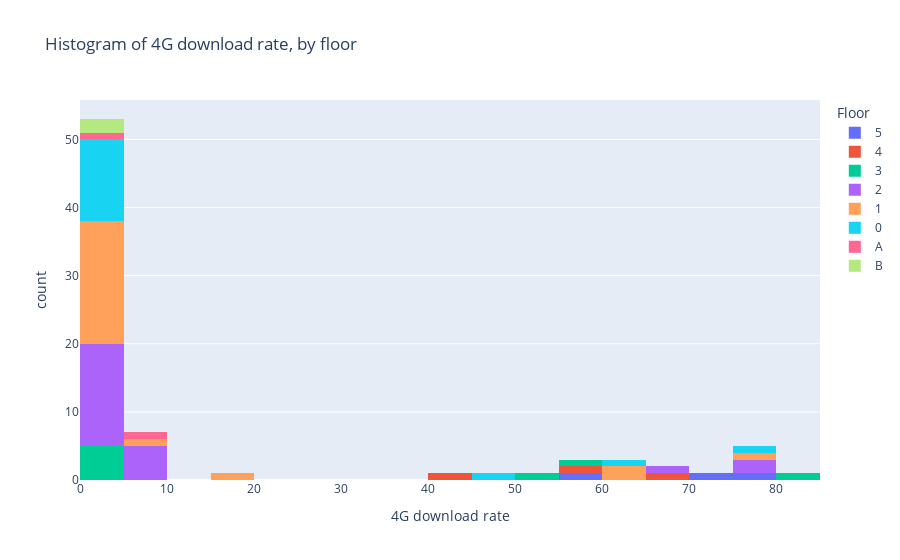

The code cell stored with this chart in its notebook:
### Code cell
fig = px.histogram(indoors, '4G download rate', 
                   color = 'Floor', 
                   title='Histogram of 4G download rate, by floor',
                   hover_data = ['Description', '4G RSSI signal']
                  )
fig.update_traces(xbins=dict( # bins used for histogram
        start=0.0,
        end=90.0,
        size=5
    ))
fig.show()

### Figure 1 — Plotly figure (JSON) as saved in the notebook; plotly's stock layout.template omitted (floating-point values rounded to 4 significant figures)
{"data": [{"alignmentgroup": "True", "bingroup": "x", "hovertemplate": "Floor=5<br>4G download rate=%{x}<br>count=%{y}<extra></extra>", "legendgroup": "5", "marker": {"color": "#636efa", "pattern": {"shape": ""}}, "name": "5", "offsetgroup": "5", "orientation": "v", "showlegend": true, "type": "histogram", "x": [73.4, 79.5, 56.6], "xaxis": "x", "xbins": {"end": 90, "size": 5, "start": 0}, "yaxis": "y"}, {"alignmentgroup": "True", "bingroup": "x", "hovertemplate": "Floor=4<br>4G download rate=%{x}<br>count=%{y}<extra></extra>", "legendgroup": "4", "marker": {"color": "#EF553B", "pattern": {"shape": ""}}, "name": "4", "offsetgroup": "4", "orientation": "v", "showlegend": true, "type": "histogram", "x": [69.3, 55.3, 41.6], "xaxis": "x", "xbins": {"end": 90, "size": 5, "start": 0}, "yaxis": "y"}, {"alignmentgroup": "True", "bingroup": "x", "hovertemplate": "Floor=3<br>4G download rate=%{x}<br>count=%{y}<extra></extra>", "legendgroup": "3", "marker": {"color": "#00cc96", "pattern": {"shape": ""}}, "name": "3", "offsetgroup": "3", "orientation": "v", "showlegend": true, "type": "histogram", "x": [52.2, 58.9, 80.3, 0.5, 1.7, 1.9, 2.1, 4.3], "xaxis": "x", "xbins": {"end": 90, "size": 5, "start": 0}, "yaxis": "y"}, {"alignmentgroup": "True", "bingroup": "x", "hovertemplate": "Floor=2<br>4G download rate=%{x}<br>count=%{y}<extra></extra>", "legendgroup": "2", "marker": {"color": "#ab63fa", "pattern": {"shape": ""}}, "name": "2", "offsetgroup": "2", "orientation": "v", "showlegend": true, "type": "histogram", "x": [77.7, 76.6, 65.3, 1.8, 0.7, 2.9, 1, 0.6, 1.7, 1, 2.5, 0.9, 3.8, 6.2, 0, 5.1, 0.4, 0.7, 0, 1.8, 5.3, 5.4, 8.2], "xaxis": "x", "xbins": {"end": 90, "size": 5, "start": 0}, "yaxis": "y"}, {"alignmentgroup": "True", "bingroup": "x", "hovertemplate": "Floor=1<br>4G download rate=%{x}<br>count=%{y}<extra></extra>", "legendgroup": "1", "marker": {"color": "#FFA15A", "pattern": {"shape": ""}}, "name": "1", "offsetgroup": "1", "orientation": "v", "showlegend": true, "type": "histogram", "x": [63, 76.4, 63.7, 1.4, 0.9, 3.5, 1.4, 2.9, 2, 0.3, 1.1, 0.1, 1, 0.3, 0.7, 0.5, 2.2, 0, 1.3, 6.4, 4.8, 1.7, 16.1], "xaxis": "x", "xbins": {"end": 90, "size": 5, "start": 0}, "yaxis": "y"}, {"alignmentgroup": "True", "bingroup": "x", "hovertemplate": "Floor=0<br>4G download rate=%{x}<br>count=%{y}<extra></extra>", "legendgroup": "0", "marker": {"color": "#19d3f3", "pattern": {"shape": ""}}, "name": "0", "offsetgroup": "0", "orientation": "v", "showlegend": true, "type": "histogram", "x": [45.6, 63.3, 77.5, 1.7, 1.3, 0.4, 2.5, 0, 0.4, 0, 0.7, 0.1, 0, 1.7, 1.5], "xaxis": "x", "xbins": {"end": 90, "size": 5, "start": 0}, "yaxis": "y"}, {"alignmentgroup": "True", "bingroup": "x", "hovertemplate": "Floor=A<br>4G download rate=%{x}<br>count=%{y}<extra></extra>", "legendgroup": "A", "marker": {"color": "#FF6692", "pattern": {"shape": ""}}, "name": "A", "offsetgroup": "A", "orientation": "v", "showlegend": true, "type": "histogram", "x": [0, 5.4], "xaxis": "x", "xbins": {"end": 90, "size": 5, "start": 0}, "yaxis": "y"}, {"alignmentgroup": "True", "bingroup": "x", "hovertemplate": "Floor=B<br>4G download rate=%{x}<br>count=%{y}<extra></extra>", "legendgroup": "B", "marker": {"color": "#B6E880", "pattern": {"shape": ""}}, "name": "B", "offsetgroup": "B", "orientation": "v", "showlegend": true, "type": "histogram", "x": [0, 0], "xaxis": "x", "xbins": {"end": 90, "size": 5, "start": 0}, "yaxis": "y"}], "layout": {"barmode": "relative", "legend": {"title": {"text": "Floor"}, "tracegroupgap": 0}, "title": {"text": "Histogram of 4G download rate, by floor"}, "xaxis": {"anchor": "y", "domain": [0, 1], "title": {"text": "4G download rate"}}, "yaxis": {"anchor": "x", "domain": [0, 1], "title": {"text": "count"}}}}
